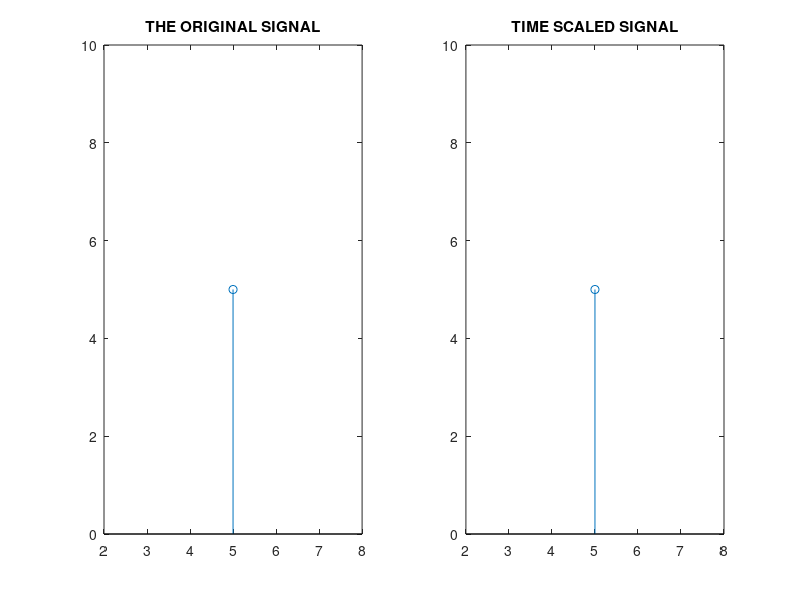

Reproduce this figure in MATLAB.
clc;
clear all;
n1=input('ENTER THE VALUE FOR n1   ');
n2=input('ENTER THE VALUE FOR n2   ');
n=n1:1:n2;
m=numel(n);
e=n1;
disp(' ');
disp('\nENTER THE SEQUENCE');
for i=1:1:m
    fprintf('x[%d]  ',e);
      x(i)=input('');
      e=e+1;
end
subplot(1,2,1);
n=n1:n2;
stem(n,x);
title('THE ORIGINAL SIGNAL');
axis([n1-3 n2+3 min(x)-5 max(x)+5]);
a=input('ENTER THE FRACTIONAL SCALING FACTOR  ');
h=1;
for i=1:m
    y(h)=x(i);
    h=h+abs(a);
end
j=m+((abs(a)-1)*(m-1));
k=j-m;
n1=n1-(k/2);
n2=n2+(k/2);
if(a>0)
subplot(1,2,2);
n=n1:n2;
stem(n,y);
axis([n1-3 n2+3 min(y)-5 max(y)+5]);
title('TIME SCALED SIGNAL');
else
  i=1;
for z=0:j-1
    h(i)=y(j-z);
    i=i+1;
end
subplot(1,2,2);
n=-n2:-n1;
stem(n,h);
axis([-n2-3 -n1+3 min(h)-5 max(h)+5]);
title('TIME REVERSED SIGNAL');
end






    
